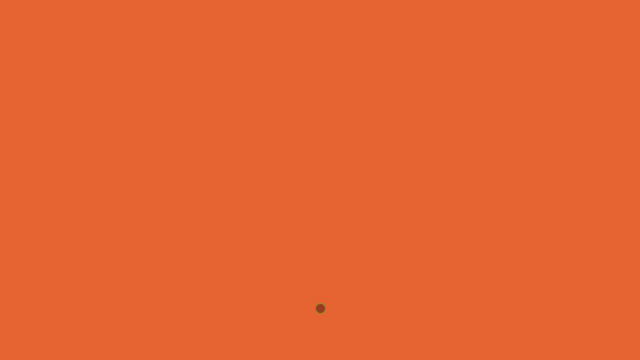
Frame 1 (no input)
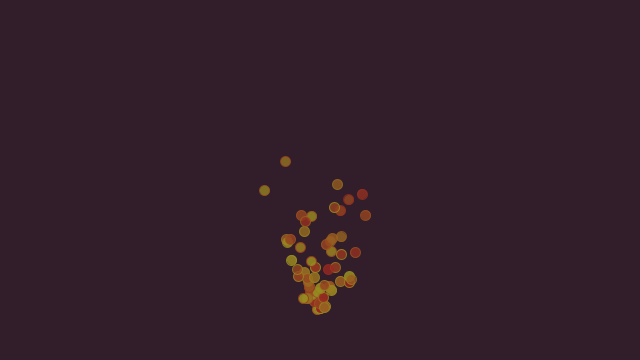
Frame 60 (the mouse pressed at the canvas centre just before this capture)
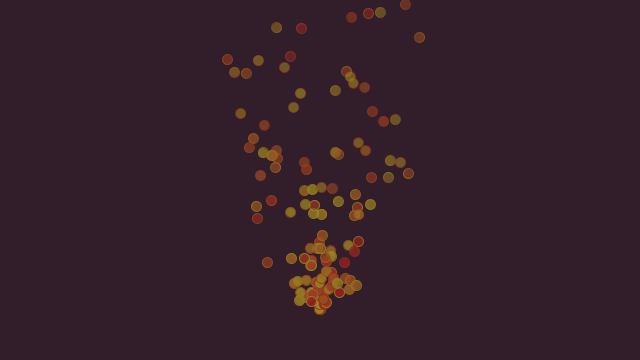
Frame 120 (the mouse held since frame 60 and released just before this capture)

The Processing sketch that drew these frames (run headless with seeded random() and noise(); from frame 60 on, the mouse is pressed at the canvas centre):

// Processing sketch: fireParticlesHW
// ── fireParticlesHW.pde
ParticleSystem ps;

void setup() {
  size(640, 360);
  ps = new ParticleSystem(new PVector(width/2, height - 50));

}

void draw() {
  background(229,100,50);
  ps.addParticle();
  ps.run();
}


class ParticleSystem {
  ArrayList<Particle> particles;
  PVector origin;

  ParticleSystem(PVector position) {
    origin = position.copy();
    particles = new ArrayList<Particle>();
  }

  void addParticle() {
    particles.add(new Particle(origin));
  }

  void run() {
    for (int i = particles.size()-1; i >= 0; i--) {
      Particle p = particles.get(i);
      p.run();
      if (p.isDead()) {
        particles.remove(i);
      }
    }
  }
}


class Particle {
  PVector position;
  PVector velocity;
  PVector acceleration;
  float lifespan;

  Particle(PVector l) {
    acceleration = new PVector(0, -0.02);
    velocity = new PVector(random(-1, 1), random(-2, 0));
    position = l.copy();
    lifespan = 255.0;
  }

  void run() {
    update();
    display();
  }

  void update() {
    velocity.add(acceleration);
    position.add(velocity);
    lifespan -= 1.0;
  }

  void display() {
      colorMode(HSB); 
    stroke(random(0,40),200,150, lifespan);
    fill(random(0,40),200,150, lifespan);
    ellipse(position.x, position.y, 10, 10);
  }

  boolean isDead() {
    if (lifespan < 0.0) {
      return true;
    } else {
      return false;
    }
  }
}
